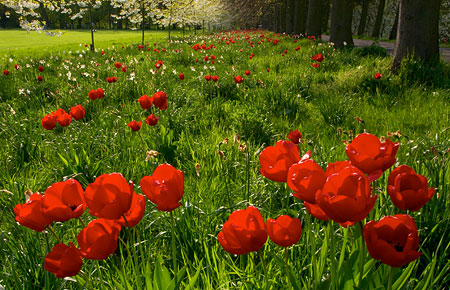
#> input picture img/flowers.jpg, 450 x 290 px
$ python edge_detection_on_color_images.py
#> lines starting #> are read from the running program, lines starting #| are printed output that depends on the picture
#> in apply_color_edge_detection, img is the input picture: shape (290, 450, 3); mean R, G, B 89.9, 79.6, 16.7
import numpy as np
import matplotlib.pyplot as plt
from PIL import Image

def apply_sobel_filter(img):
    sobel_x = np.array([[-1, 0, 1], [-2, 0, 2], [-1, 0, 1]])
    sobel_y = np.array([[-1, -2, -1], [0, 0, 0], [1, 2, 1]])
    height, width = img.shape
#> height = 290; width = 450
    gradient_x = np.zeros_like(img, dtype=float)
    gradient_y = np.zeros_like(img, dtype=float)
    padded = np.pad(img, 1, mode='reflect')

    for y in range(height):
        for x in range(width):
            gradient_x[y, x] = np.sum(padded[y:y+3, x:x+3] * sobel_x)
            gradient_y[y, x] = np.sum(padded[y:y+3, x:x+3] * sobel_y)

    gradient_magnitude = np.sqrt(gradient_x**2 + gradient_y**2)
    if gradient_magnitude.max() > 0:
        gradient_magnitude /= gradient_magnitude.max()

    return gradient_magnitude

def apply_laplacian_filter(img):
    laplacian = np.array([[0, 1, 0], [1, -4, 1], [0, 1, 0]])
    height, width = img.shape
#> height = 290; width = 450
    result = np.zeros_like(img, dtype=float)
    padded = np.pad(img, 1, mode='reflect')

    for y in range(height):
        for x in range(width):
            result[y, x] = np.sum(padded[y:y+3, x:x+3] * laplacian)
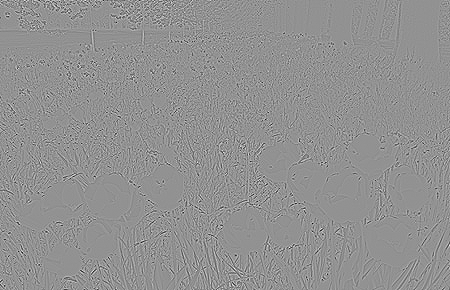
#> result: shape (290, 450) float64; min -604.2, max 451, mean 0; drawn with min black and max white

    result = np.abs(result)
    if result.max() > 0:
        result /= result.max()

    return result

def apply_color_edge_detection(image_path):
    img = np.array(Image.open(image_path))
    gray = np.dot(img[...,:3], [0.2989, 0.5870, 0.1140])

    gray_sobel = apply_sobel_filter(gray)
    gray_laplacian = apply_laplacian_filter(gray)

    r_channel, g_channel, b_channel = img[:,:,0], img[:,:,1], img[:,:,2]
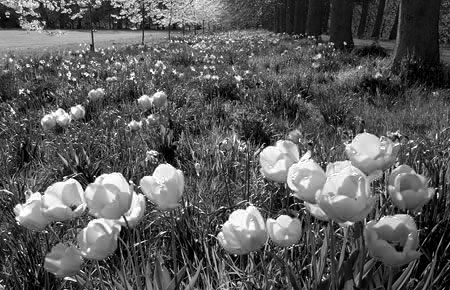
#> r_channel: shape (290, 450); min 0, max 255, mean 89.9
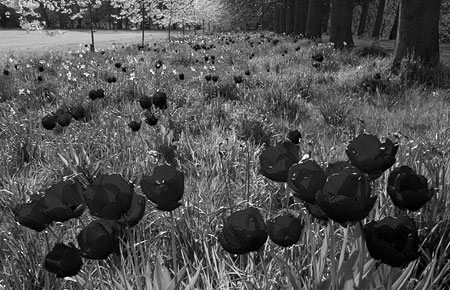
#> g_channel: shape (290, 450); min 0, max 255, mean 79.6
    r_sobel, g_sobel, b_sobel = apply_sobel_filter(r_channel), apply_sobel_filter(g_channel), apply_sobel_filter(b_channel)
#> in apply_sobel_filter (call 2), `gradient_magnitude = np.sqrt(gradient_x**2 + gradient_y**2)`:
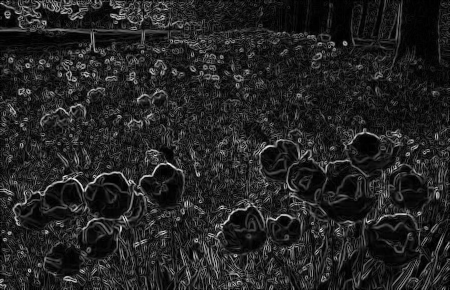
#> gradient_magnitude: shape (290, 450) float64; min 0, max 1022.6, mean 145.7; drawn with min black and max white
#> after the loop in apply_sobel_filter (call 4), `for y in range(height):`:
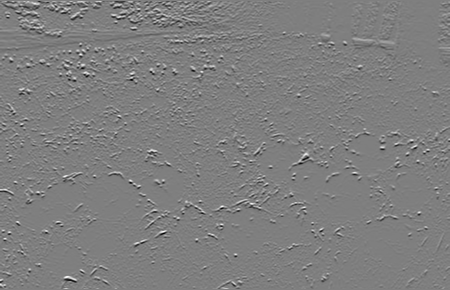
#> gradient_y: shape (290, 450) float64; min -870, max 875, mean -1; drawn with min black and max white
#> in apply_sobel_filter (call 4), `gradient_magnitude = np.sqrt(gradient_x**2 + gradient_y**2)`:
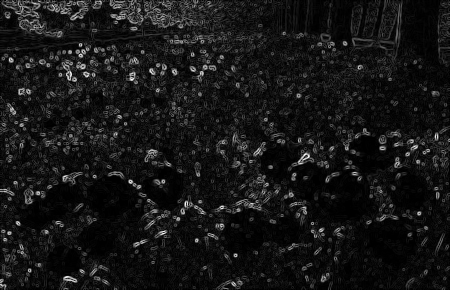
#> gradient_magnitude: shape (290, 450) float64; min 0, max 924.4, mean 81.8; drawn with min black and max white
    r_laplacian, g_laplacian, b_laplacian = apply_laplacian_filter(r_channel), apply_laplacian_filter(g_channel), apply_laplacian_filter(b_channel)

    combined_sobel = np.maximum.reduce([r_sobel, g_sobel, b_sobel])
    combined_laplacian = np.maximum.reduce([r_laplacian, g_laplacian, b_laplacian])

    weighted_sobel = r_sobel * 0.3 + g_sobel * 0.59 + b_sobel * 0.11
    weighted_laplacian = r_laplacian * 0.3 + g_laplacian * 0.59 + b_laplacian * 0.11

    # Original and grayscale images
    fig, axs = plt.subplots(2, 2, figsize=(12, 8))
    axs[0, 0].imshow(img)
    axs[0, 0].set_title("Original Image")
    axs[0, 0].axis('off')

    axs[0, 1].imshow(gray, cmap='gray')
    axs[0, 1].set_title("Grayscale")
    axs[0, 1].axis('off')

    axs[1, 0].imshow(gray_sobel, cmap='gray')
    axs[1, 0].set_title("Grayscale Sobel")
    axs[1, 0].axis('off')

    axs[1, 1].imshow(gray_laplacian, cmap='gray')
    axs[1, 1].set_title("Grayscale Laplacian")
    axs[1, 1].axis('off')

    plt.tight_layout()
    plt.show()

    # Red channel
    fig, axs = plt.subplots(1, 3, figsize=(8, 5))
    axs[0].imshow(r_channel, cmap='Reds')
    axs[0].set_title("Red Channel")
    axs[0].axis('off')

    axs[1].imshow(r_sobel, cmap='gray')
    axs[1].set_title("Red Sobel", color='red')
    axs[1].axis('off')

    axs[2].imshow(r_laplacian, cmap='gray')
    axs[2].set_title("Red Laplacian", color='red')
    axs[2].axis('off')

    plt.tight_layout()
    plt.show()

    # Green channel
    fig, axs = plt.subplots(1, 3, figsize=(15, 5))
    axs[0].imshow(g_channel, cmap='Greens')
    axs[0].set_title("Green Channel")
    axs[0].axis('off')

    axs[1].imshow(g_sobel, cmap='gray')
    axs[1].set_title("Green Sobel", color='green')
    axs[1].axis('off')

    axs[2].imshow(g_laplacian, cmap='gray')
    axs[2].set_title("Green Laplacian", color='green')
    axs[2].axis('off')

    plt.tight_layout()
    plt.show()

    # Blue channel
    fig, axs = plt.subplots(1, 3, figsize=(15, 5))
    axs[0].imshow(b_channel, cmap='Blues')
    axs[0].set_title("Blue Channel")
    axs[0].axis('off')

    axs[1].imshow(b_sobel, cmap='gray')
    axs[1].set_title("Blue Sobel", color='blue')
    axs[1].axis('off')

    axs[2].imshow(b_laplacian, cmap='gray')
    axs[2].set_title("Blue Laplacian", color='blue')
    axs[2].axis('off')

    plt.tight_layout()
    plt.show()

    # Combined results
    plt.figure(figsize=(15, 8))

    plt.subplot(2, 3, 1)
    plt.imshow(combined_sobel, cmap='gray')
    plt.title("Combined Sobel (Maximum)", color='red')
    plt.axis('off')

    plt.subplot(2, 3, 2)
    plt.imshow(combined_laplacian, cmap='gray')
    plt.title("Combined Laplacian (Maximum)", color='red')
    plt.axis('off')

    plt.subplot(2, 3, 3)
    plt.imshow(weighted_sobel, cmap='gray')
    plt.title("Weighted Sobel", color='red')
    plt.axis('off')

    plt.subplot(2, 3, 4)
    plt.imshow(weighted_laplacian, cmap='gray')
    plt.title("Weighted Laplacian", color='red')
    plt.axis('off')

    color_edge_map = np.zeros_like(img)
    color_edge_map[:,:,0] = r_sobel * 255
    color_edge_map[:,:,1] = g_sobel * 255
    color_edge_map[:,:,2] = b_sobel * 255
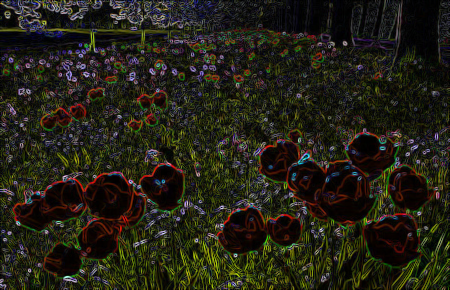
#> color_edge_map: shape (290, 450, 3); mean of channels 0, 1, 2 35.8, 33.6, 22.1; drawn as R, G, B

    plt.subplot(2, 3, 5)
    plt.imshow(color_edge_map)
    plt.title("Combined Color Edge Map")
    plt.axis('off')

    overlay = img.copy().astype(float)
    mask = combined_sobel > 0.2
    for c in range(3):
        overlay[:,:,c] = overlay[:,:,c] * (1 - mask) + 255 * mask

    plt.subplot(2, 3, 6)
    plt.imshow(overlay.astype(np.uint8))
    plt.title("Edge Overlay on Original")
    plt.axis('off')

    plt.tight_layout()
    plt.suptitle("Combined Edge Detection Results", fontsize=16)
    plt.subplots_adjust(top=0.92)
    plt.show()

img_path = "../../img/flowers.jpg"
apply_color_edge_detection(img_path)
